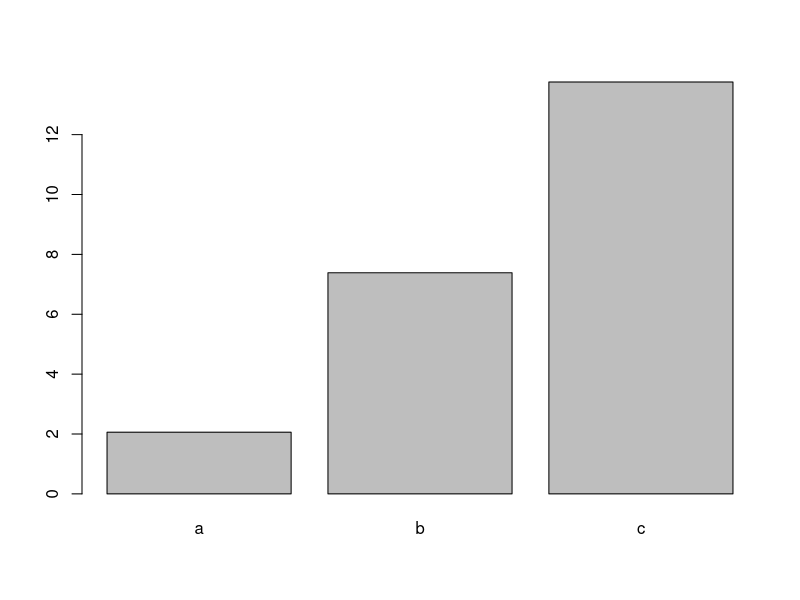
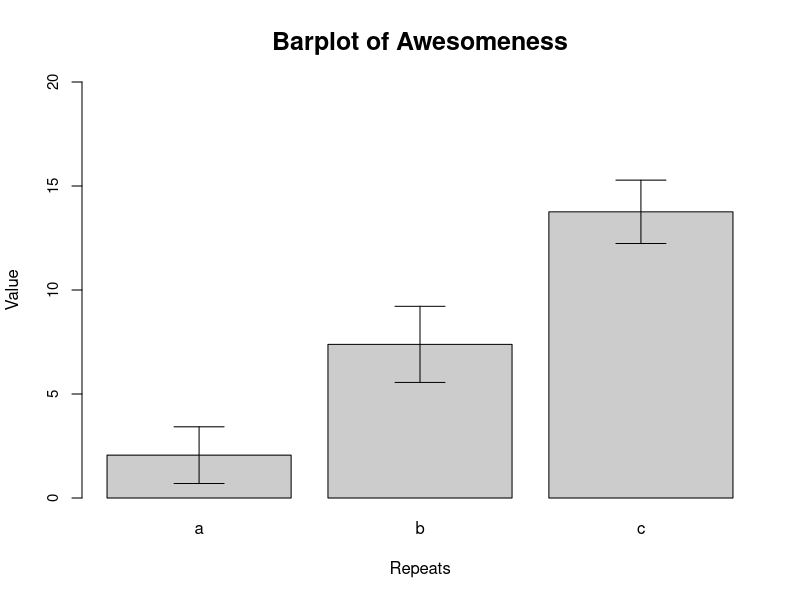
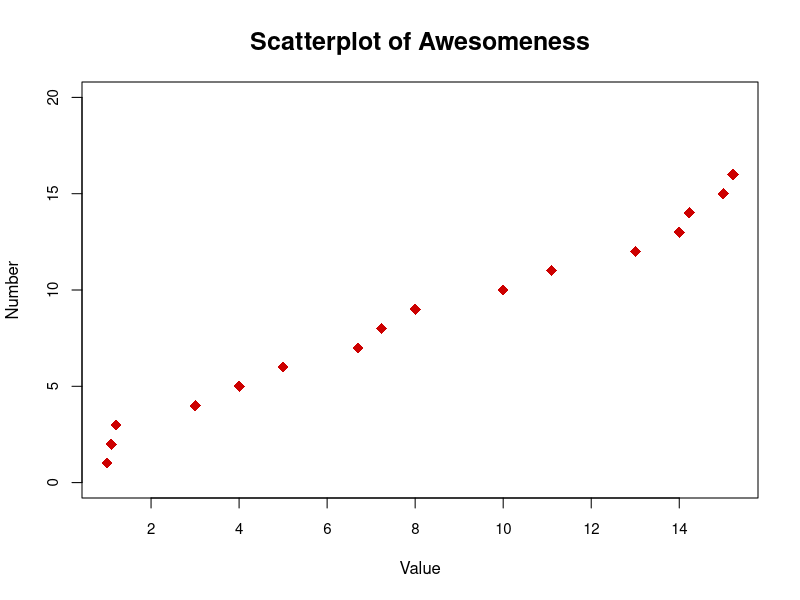
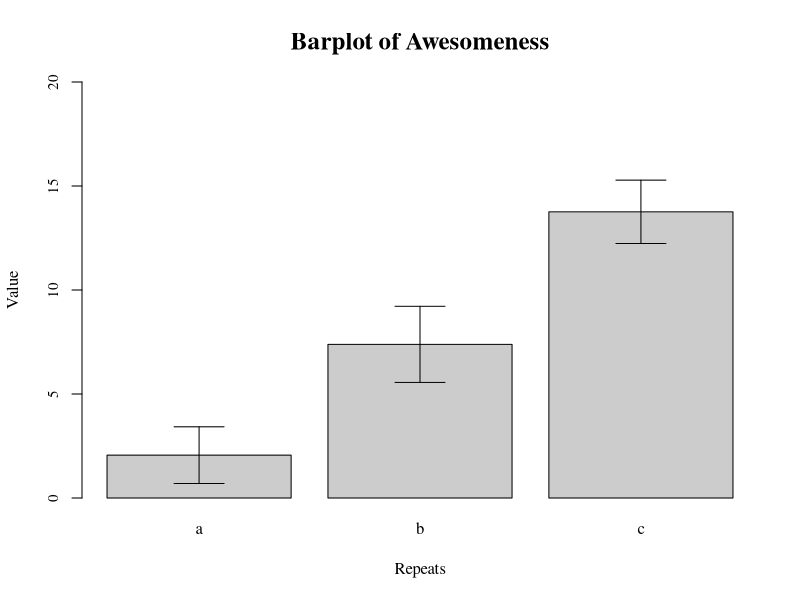

These figures' R source, in order:
kniss_wd <- function (repo, folder=NULL) {
  if(missing(folder))
  {
    setwd(print(paste(if (Sys.info()[["sysname"]]=="Windows") {("C:/GitHub")} else {
      if (Sys.info()[["sysname"]]=="Darwin"){("/Users/sylviakniss/Documents/GitHub/")} else ("for Linux run: setwd('/home/[INSERT YOUR USERNAME]/GitHub')")
    },"/",repo, sep = "")))}
  else 
    
  {
    setwd(print(paste(if (Sys.info()[["sysname"]]=="Windows") {("C:/GitHub")} else {
      if (Sys.info()[["sysname"]]=="Darwin"){("/Users/sylviakniss/Documents/GitHub/")} else ("for Linux run: setwd('/home/[INSERT YOUR USERNAME]/GitHub')")
    },"/",repo, "/", folder, sep = "")))}
}


kniss_wd(repo = "knisssj")



# With the data frame you created last week you will:

# Create a barplot for one numeric column, grouped by the character vector with 3 unique values (10 points)
  # Add error bars with mean and standard deviation to the plot
  # Change the x and y labels and add a title
  # Export the plot as a PDF that is 4 inches wide and 7 inches tall.

# Create a scatter plot between two of your numeric columns. (10 points)
  # Change the point shape and color to something NOT used in the example.
  # Change the x and y labels and add a title
  # Export the plot as a JPEG by using the "Export" button in the plotting pane.

# Upload both plots with the script used to create them to GitHub. (5 points)
  # Follow the same file naming format as last week for the script.
  # Name plots as Lastname_barplot or Lastname_scatterplot. Save them to your "plots" folder. (5 points)

cv1 <- c("a","b","c","d","e","f","g","h","i","j","k","l","m","n","o") #Letter
cv1
cv2 <- c("a","a","a","a","a","b","b","b","b","b","c","c","c","c","c") #Repeats
cv2
nv1 <- c(1,2,3,4,5,6,7,8,9,10,11,12,13,14,15) #Number
nv1
nv2 <- c(1,1,2,2,3,3,4,4,5,5,6,6,6,6,6) #Category
nv2
nv3 <- c(1,1.1,1.2,3,4,5,6.7,7.23,8,10,11.1,13,14,14.23,15) #Value
nv3
datask <- cbind(cv1,cv2,nv1,nv2,nv3)
datask
dfsk <- as.data.frame(datask)
dfsk  
colnames(dfsk) <- c("Letter","Repeats","Number","Category","Value")
dfsk
row.names(dfsk) <- dfsk$Letter
dfsk
dfsk$Number <- as.numeric(as.character(dfsk$Number))
dfsk$Category <- as.numeric(as.character(dfsk$Category))
dfsk$Value <- as.numeric(as.character(dfsk$Value))
p <- data.frame("p","c",16,6,15.22)  
p
colnames(p) <- colnames(dfsk)
dfsk.r <- rbind(dfsk, p)
dfsk.r
row.names(dfsk.r) <- c(row.names(dfsk[1:15,]),"p")
dfsk.r
row.names(dfsk.r) <- dfsk.r$Letter
dfsk.r


df.mean <- aggregate(dfsk.r$Value ~dfsk.r$Repeats, FUN = "mean")
df.mean

colnames(df.mean) <- c("Factor","Mean")
df.mean

barplot(df.mean$Mean, names.arg = df.mean$Factor)

df.sd <- aggregate(dfsk.r$Value ~dfsk.r$Repeats, FUN = "sd")


colnames(df.sd) <- c("Factor","StanDev")
df.sd

b.plot <- barplot(df.mean$Mean, names.arg = df.mean$Factor, ylim = c(0,20), xlab = "Repeats", ylab = "Value", main = "Barplot of Awesomeness", cex.axis=0.9, cex.main = 1.5, cex.lab = 1, col = "grey80")

arrows(b.plot, df.mean$Mean-df.sd$StanDev, b.plot, df.mean$Mean+df.sd$StanDev,angle=90,code=3)

pdf(file = "Kniss_barplot.pdf", width = 4, height = 7)
par(family = "serif")
b.plot <- barplot(df.mean$Mean, names.arg = df.mean$Factor, ylim = c(0,20), xlab = "Repeats", ylab = "Value", main = "Barplot of Awesomeness", cex.axis=0.9, cex.main = 1.5, cex.lab = 1, pch=17, col = "grey80",)
arrows(b.plot, df.mean$Mean-df.sd$StanDev, b.plot, df.mean$Mean+df.sd$StanDev,angle=90,code=3)
dev.off()

plot(dfsk.r$Number ~ dfsk.r$Value, ylim = c(0,20), xlab = "Value", ylab = "Number", main = "Scatterplot of Awesomeness", cex.axis=0.9, cex.main = 1.5, cex.lab = 1, pch=18, col = "red3", cex = 1.5)




